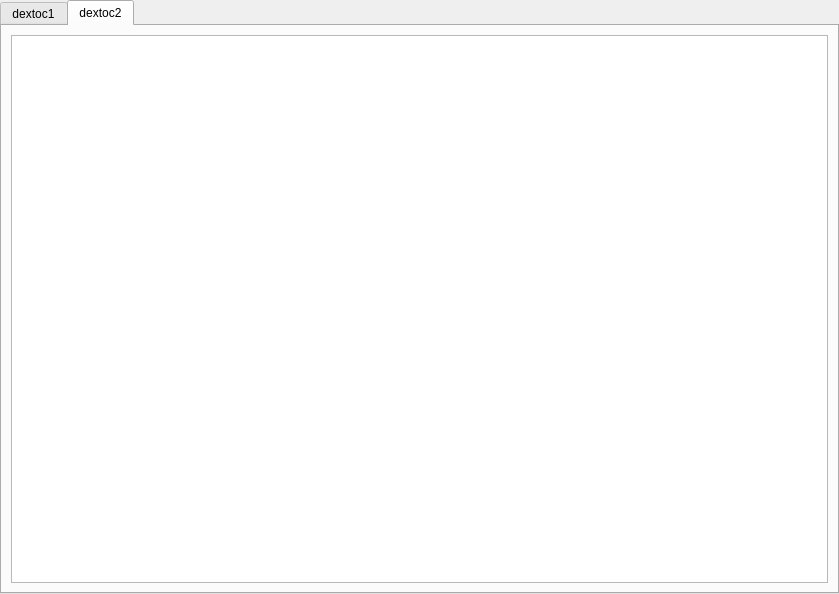
<?xml version="1.0" encoding="UTF-8"?>
<ui version="4.0">
 <class>TabWidget</class>
 <widget class="QTabWidget" name="TabWidget">
  <property name="geometry">
   <rect>
    <x>0</x>
    <y>0</y>
    <width>839</width>
    <height>594</height>
   </rect>
  </property>
  <property name="windowTitle">
   <string>TabWidget</string>
  </property>
  <property name="currentIndex">
   <number>1</number>
  </property>
  <widget class="QWidget" name="dextoc1_tab">
   <attribute name="title">
    <string>dextoc1</string>
   </attribute>
   <layout class="QGridLayout" name="gridLayout">
    <item row="0" column="0">
     <widget class="QTextBrowser" name="textBrowser"/>
    </item>
   </layout>
  </widget>
  <widget class="QWidget" name="dextoc2_tab">
   <attribute name="title">
    <string>dextoc2</string>
   </attribute>
   <layout class="QGridLayout" name="gridLayout_2">
    <item row="0" column="0">
     <widget class="QListWidget" name="listWidget"/>
    </item>
   </layout>
  </widget>
 </widget>
 <resources/>
 <connections/>
</ui>
